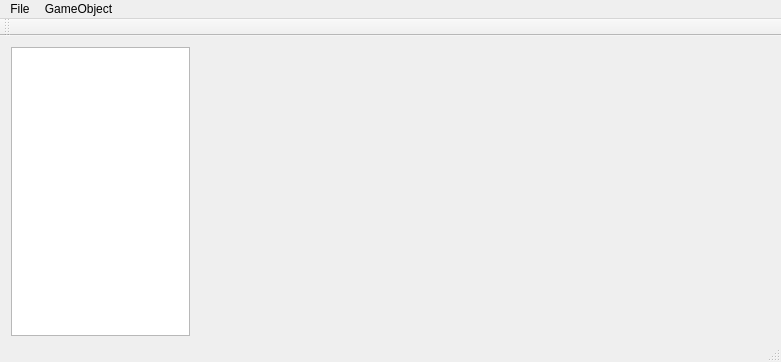
<?xml version="1.0" encoding="UTF-8"?>
<ui version="4.0">
 <class>MainWindow</class>
 <widget class="QMainWindow" name="MainWindow">
  <property name="geometry">
   <rect>
    <x>0</x>
    <y>0</y>
    <width>781</width>
    <height>362</height>
   </rect>
  </property>
  <property name="windowTitle">
   <string>No Project</string>
  </property>
  <widget class="QWidget" name="centralWidget">
   <widget class="QWidget" name="horizontalLayoutWidget">
    <property name="geometry">
     <rect>
      <x>0</x>
      <y>0</y>
      <width>201</width>
      <height>311</height>
     </rect>
    </property>
    <layout class="QHBoxLayout" name="horizontalLayout">
     <item>
      <widget class="QListView" name="listView"/>
     </item>
    </layout>
   </widget>
  </widget>
  <widget class="QMenuBar" name="menuBar">
   <property name="geometry">
    <rect>
     <x>0</x>
     <y>0</y>
     <width>781</width>
     <height>22</height>
    </rect>
   </property>
   <widget class="QMenu" name="menuFile">
    <property name="title">
     <string>File</string>
    </property>
    <addaction name="actionNew_Project"/>
    <addaction name="actionOpen_Project"/>
    <addaction name="separator"/>
    <addaction name="actionSave"/>
   </widget>
   <widget class="QMenu" name="menuGameObject">
    <property name="title">
     <string>GameObject</string>
    </property>
    <addaction name="actionNew"/>
   </widget>
   <addaction name="menuFile"/>
   <addaction name="menuGameObject"/>
  </widget>
  <widget class="QToolBar" name="mainToolBar">
   <attribute name="toolBarArea">
    <enum>TopToolBarArea</enum>
   </attribute>
   <attribute name="toolBarBreak">
    <bool>false</bool>
   </attribute>
  </widget>
  <widget class="QStatusBar" name="statusBar"/>
  <action name="actionNew_Project">
   <property name="text">
    <string>New Project...</string>
   </property>
  </action>
  <action name="actionOpen_Project">
   <property name="text">
    <string>Open Project...</string>
   </property>
  </action>
  <action name="actionNew">
   <property name="text">
    <string>New</string>
   </property>
   <property name="toolTip">
    <string>New Game Object</string>
   </property>
   <property name="shortcut">
    <string>Ctrl+Shift+N</string>
   </property>
  </action>
  <action name="actionSave">
   <property name="text">
    <string>Save</string>
   </property>
   <property name="shortcut">
    <string>Ctrl+S</string>
   </property>
  </action>
 </widget>
 <layoutdefault spacing="6" margin="11"/>
 <resources/>
 <connections/>
</ui>
